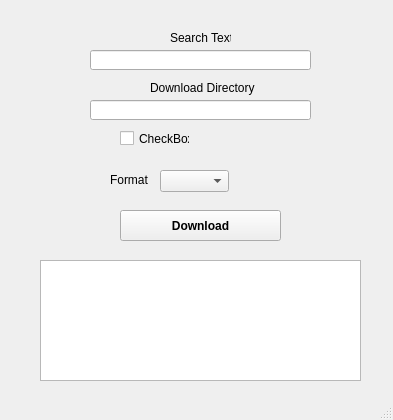
<?xml version="1.0" encoding="UTF-8"?>
<ui version="4.0">
 <class>MainWindow</class>
 <widget class="QMainWindow" name="MainWindow">
  <property name="geometry">
   <rect>
    <x>0</x>
    <y>0</y>
    <width>393</width>
    <height>420</height>
   </rect>
  </property>
  <property name="windowTitle">
   <string>MainWindow</string>
  </property>
  <property name="tabShape">
   <enum>QTabWidget::Rounded</enum>
  </property>
  <widget class="QWidget" name="centralwidget">
   <widget class="QPushButton" name="download_btn">
    <property name="geometry">
     <rect>
      <x>120</x>
      <y>210</y>
      <width>161</width>
      <height>31</height>
     </rect>
    </property>
    <property name="font">
     <font>
      <weight>75</weight>
      <italic>false</italic>
      <bold>true</bold>
      <underline>false</underline>
      <strikeout>false</strikeout>
      <kerning>true</kerning>
     </font>
    </property>
    <property name="cursor">
     <cursorShape>PointingHandCursor</cursorShape>
    </property>
    <property name="mouseTracking">
     <bool>false</bool>
    </property>
    <property name="autoFillBackground">
     <bool>false</bool>
    </property>
    <property name="text">
     <string>Download</string>
    </property>
   </widget>
   <widget class="QPlainTextEdit" name="message_box">
    <property name="geometry">
     <rect>
      <x>40</x>
      <y>260</y>
      <width>321</width>
      <height>121</height>
     </rect>
    </property>
   </widget>
   <widget class="QLineEdit" name="dir_textbox">
    <property name="geometry">
     <rect>
      <x>90</x>
      <y>100</y>
      <width>221</width>
      <height>20</height>
     </rect>
    </property>
   </widget>
   <widget class="QComboBox" name="type_box">
    <property name="geometry">
     <rect>
      <x>160</x>
      <y>170</y>
      <width>69</width>
      <height>22</height>
     </rect>
    </property>
   </widget>
   <widget class="QLineEdit" name="search_textbox">
    <property name="geometry">
     <rect>
      <x>90</x>
      <y>50</y>
      <width>221</width>
      <height>20</height>
     </rect>
    </property>
   </widget>
   <widget class="QLabel" name="label">
    <property name="geometry">
     <rect>
      <x>170</x>
      <y>30</y>
      <width>61</width>
      <height>16</height>
     </rect>
    </property>
    <property name="text">
     <string>Search Text</string>
    </property>
   </widget>
   <widget class="QLabel" name="label_2">
    <property name="geometry">
     <rect>
      <x>150</x>
      <y>80</y>
      <width>111</width>
      <height>16</height>
     </rect>
    </property>
    <property name="text">
     <string>Download Directory</string>
    </property>
   </widget>
   <widget class="QLabel" name="label_3">
    <property name="geometry">
     <rect>
      <x>110</x>
      <y>170</y>
      <width>47</width>
      <height>20</height>
     </rect>
    </property>
    <property name="text">
     <string>Format</string>
    </property>
   </widget>
   <widget class="QCheckBox" name="checkBox">
    <property name="geometry">
     <rect>
      <x>120</x>
      <y>130</y>
      <width>70</width>
      <height>17</height>
     </rect>
    </property>
    <property name="text">
     <string>CheckBox</string>
    </property>
   </widget>
  </widget>
  <widget class="QMenuBar" name="menubar">
   <property name="geometry">
    <rect>
     <x>0</x>
     <y>0</y>
     <width>393</width>
     <height>21</height>
    </rect>
   </property>
  </widget>
  <widget class="QStatusBar" name="statusbar"/>
 </widget>
 <resources/>
 <connections/>
</ui>
